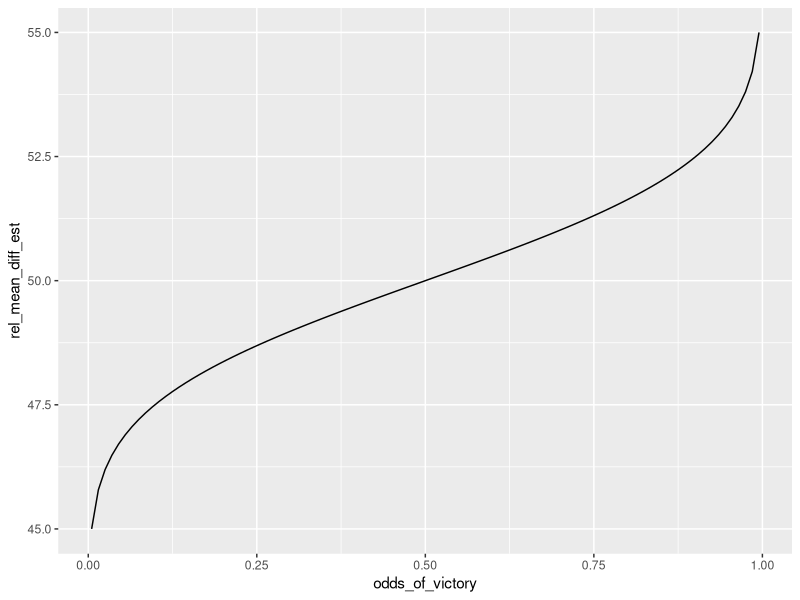
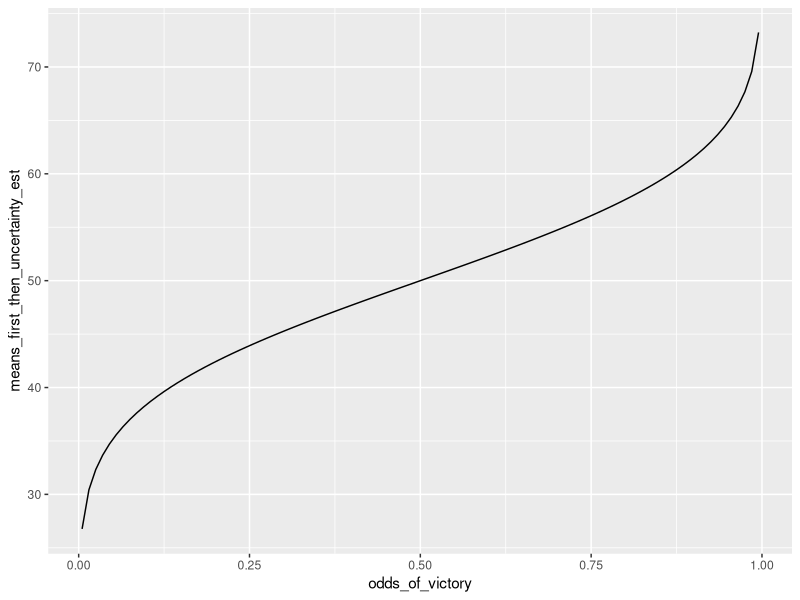
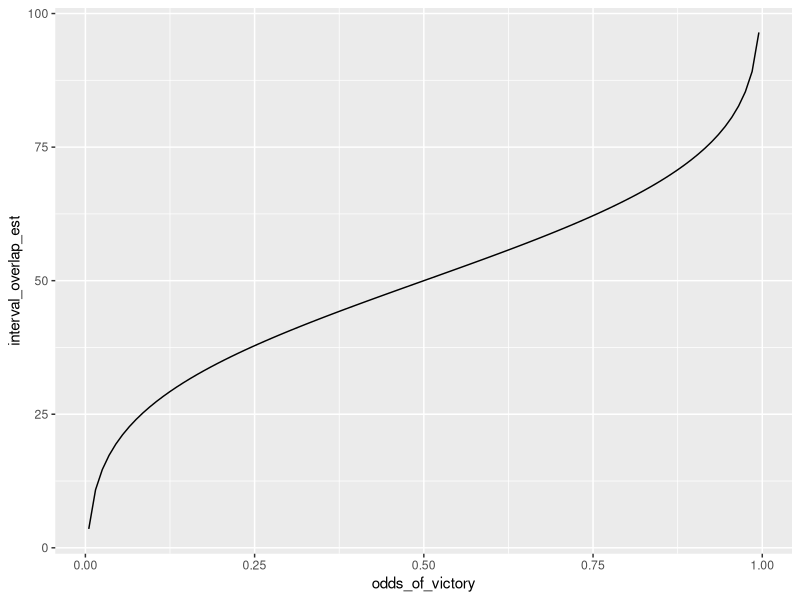
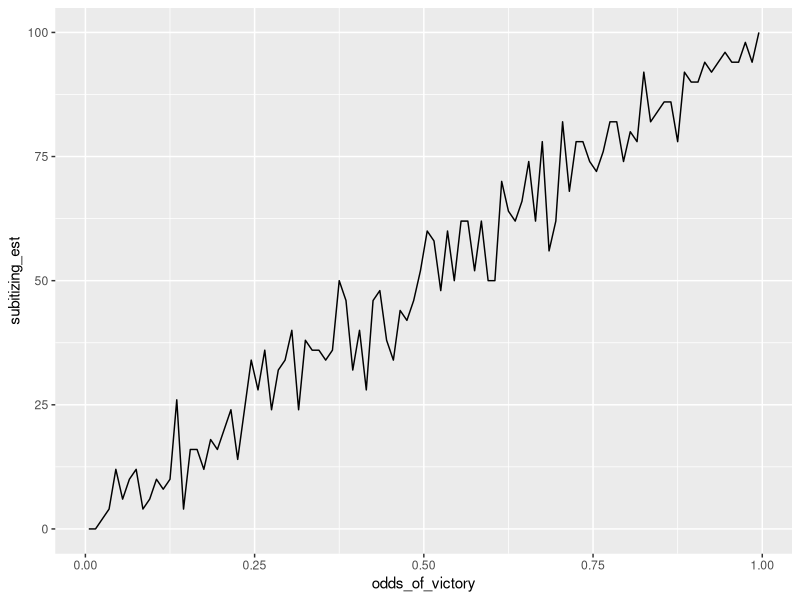
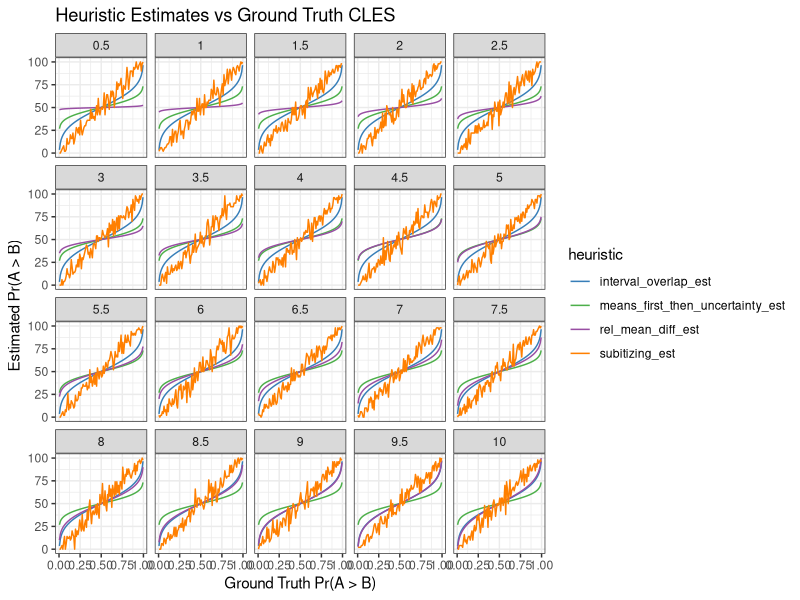
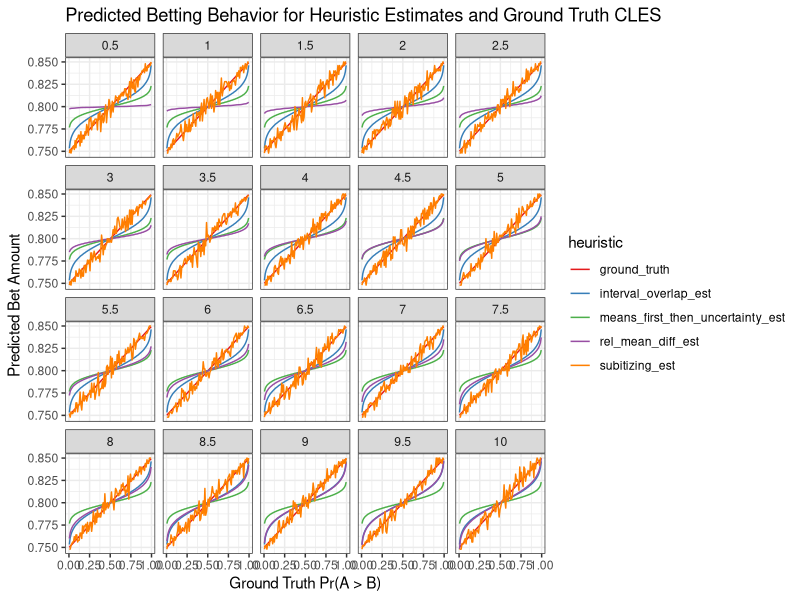

Generate these figures, in order, with R:
## ---- chunk 1
knitr::opts_chunk$set(echo = TRUE)
library(tidyverse)
library(gganimate)
library(RColorBrewer)
## ---- chunk 2
# set up possible data conditions dataframe
std_diff <- seq(0.5, 10, by=0.5) # different levels of uncertainty about the margin of victory
odds <- ppoints(100) # probability of team A winning
conds_df <- data.frame(
    "sd_diff" = sort(rep(std_diff, length(odds))),
    "odds_of_victory" = rep(odds, length(std_diff))
)

# add column for the mean difference
conds_df$mean_diff <- - (conds_df$sd_diff * qnorm(conds_df$odds_of_victory)) # mean(B - A)

# add additional columns which are necessary to compute heuristics
conds_df$max_abs_mean_diff <- max(abs(conds_df$mean_diff)) # for the baseline of relative mean difference heuristic
conds_df$sd_team <- sqrt(conds_df$sd_diff ^ 2 / 2) # assume equal and independent variances to get the standard deviation of possible scores for each team for the interval heuristics

# print
head(conds_df)
## ---- chunk 3
# relative mean difference heuristic
relative_mean_difference <- function(mean_diff, max_abs_mean_diff) {
  return(50 - 50 * mean_diff / max_abs_mean_diff)
}
# apply(conds_df, 1, function(df) relative_mean_difference(df['mean_diff'], df['max_abs_mean_diff']))
conds_df %>% filter(sd_diff==1) %>% rowwise() %>% mutate(rel_mean_diff_est = relative_mean_difference(mean_diff, max_abs_mean_diff)) %>% ggplot(aes(x=odds_of_victory,y=rel_mean_diff_est)) + geom_line()
## ---- chunk 4
# means first, then uncertainty heuristic
means_first_then_uncertainty <- function(mean_diff, sd_team) {
  interval_length <- qnorm(0.975)*sd_team - qnorm(0.025)*sd_team 
  return(50 - 50 * mean_diff / interval_length / 2) # assuming that the two intervals are the same length, so we don't need to take their average
}
conds_df %>% filter(sd_diff==1) %>% rowwise() %>% mutate(means_first_then_uncertainty_est = means_first_then_uncertainty(mean_diff, sd_team)) %>% ggplot(aes(x=odds_of_victory,y=means_first_then_uncertainty_est)) + geom_line()
## ---- chunk 5
# interval overlap heuristic
interval_overlap <- function(mean_diff, sd_team) {
  interval_length <- qnorm(0.975)*sd_team - qnorm(0.025)*sd_team # baseline for relative judgment (assuming that the two intervals are the same length, so we don't need to take their average)
  mean_teamA <- - mean_diff / 2 # relative to center
  mean_teamB <- mean_diff / 2 # relative to center
  # calculation depends on which mean is larger
  if(mean_teamA > mean_teamB) {
    interval_overlap <- (mean_teamB + interval_length / 2) - (mean_teamA - interval_length / 2) # upper bound of lower dist minus lower bound of higher dist
    return(100 - 50 * interval_overlap / interval_length) 
  } else { # mean_teamA < mean_teamB
    interval_overlap <- (mean_teamA + interval_length / 2) - (mean_teamB - interval_length / 2) # upper bound of lower dist minus lower bound of higher dist
    return( 50 * interval_overlap / interval_length)
  }
}
conds_df %>% filter(sd_diff==1) %>% rowwise() %>% mutate(interval_overlap_est = interval_overlap(mean_diff, sd_team)) %>% ggplot(aes(x=odds_of_victory,y=interval_overlap_est)) + geom_line()
## ---- chunk 6
# subitizing heuristic
subitizing <- function(mean_diff, sd_diff) {
  # simulate outcomes (should use the draws participants were actually shown)
  n <- 50
  draws <- rnorm(n, mean_diff, sd_diff)
  return(100 * sum(draws < 0) / n)
}
conds_df %>% filter(sd_diff==1) %>% rowwise() %>% mutate(subitizing_est = subitizing(mean_diff, sd_diff)) %>% ggplot(aes(x=odds_of_victory,y=subitizing_est)) + geom_line()
## ---- chunk 7
# need a consistent color scale for these heuristics
heuristics <- as.factor(c("ground_truth", "rel_mean_diff_est", "means_first_then_uncertainty_est", "interval_overlap_est", "subitizing_est"))
hColors <- brewer.pal(length(heuristics), "Set1")
names(hColors) <- levels(heuristics)
colScale <- scale_colour_manual(values = hColors)
## ---- chunk 8
conds_df %>% rowwise() %>% 
  mutate( # add heuristic estimates
    rel_mean_diff_est = relative_mean_difference(mean_diff, max_abs_mean_diff),
    means_first_then_uncertainty_est = means_first_then_uncertainty(mean_diff, sd_team),
    interval_overlap_est = interval_overlap(mean_diff, sd_team),
    subitizing_est = subitizing(mean_diff, sd_diff)
  ) %>% 
  gather(heuristic, est_CLES, rel_mean_diff_est, means_first_then_uncertainty_est, interval_overlap_est, subitizing_est) %>% # reshape
ggplot(aes(x = odds_of_victory, y = est_CLES, color = heuristic)) +
  geom_line() +
  colScale +
  theme_bw() +
  labs(title = "Heuristic Estimates vs Ground Truth CLES",
      x = "Ground Truth Pr(A > B)",
      y = "Estimated Pr(A > B)"
  ) +
  facet_wrap(~ sd_diff)
## ---- chunk 9
# set range of possible bets based on given budget and minimum bet
budget <- 1
min_bet <- 0.01
possible_bets <- seq(from=min_bet, to=budget, by=0.01) 

# create a tiered capital gains tax
tax_winnings <- function(winnings) {
  tiers <- append(seq(0, 2, by = 0.5), Inf)
  rates <- seq(0, .5, by = .1)
  taxed_winnings <- sum(diff(c(0, pmin(winnings, tiers))) * (1-rates))
  return(taxed_winnings)
}

# set cost of not betting
loss_rate <- 0.25
## ---- chunk 10
optimal_bet <- function(p_superiority_A) {
  # hack to catch p == 0
  if (p_superiority_A == 0) {
    p_superiority_A <- 0.001
  }
  # calculate utility over as set of possible bets at the given odds
  utility_in_dollars <- seq(from=-1, to=0, length.out = length(possible_bets))
  for (i in 1:length(possible_bets)) {
    utility_in_dollars[i] <- (1 - loss_rate)*(budget - possible_bets[i]) + p_superiority_A * tax_winnings(possible_bets[i] / p_superiority_A) # payoff proportional to risk
  }
  # determine the bet with the maximum expected utility
  return(max(utility_in_dollars))
}
## ---- chunk 11
conds_df %>% rowwise() %>% 
  mutate( # add heuristic estimates (as before)
    rel_mean_diff_est = relative_mean_difference(mean_diff, max_abs_mean_diff) / 100, # divide by 100 to align scale with ground truth
    means_first_then_uncertainty_est = means_first_then_uncertainty(mean_diff, sd_team) / 100,
    interval_overlap_est = interval_overlap(mean_diff, sd_team) / 100,
    subitizing_est = subitizing(mean_diff, sd_diff) / 100,
    ground_truth = odds_of_victory # add ground_truth for purpose of plotting estimated bets from ground truth as well as heuristics
  ) %>% 
  gather(heuristic, est_CLES, ground_truth, rel_mean_diff_est, means_first_then_uncertainty_est, interval_overlap_est, subitizing_est) %>% # reshape, this time including the ground truth as a factor
  rowwise() %>%
  mutate(bet_amount = optimal_bet(est_CLES)) %>% # apply optimal bet function
ggplot(aes(x = odds_of_victory, y = bet_amount, color = heuristic)) +
  geom_line() +
  colScale +
  theme_bw() +
  labs(title = "Predicted Betting Behavior for Heuristic Estimates and Ground Truth CLES",
      x = "Ground Truth Pr(A > B)",
      y = "Predicted Bet Amount"
  ) +
  facet_wrap(~ sd_diff)
## ---- chunk 12
tiers <- append(seq(0, 2, by = 0.5), Inf)
rates <- seq(0, .5, by = .1)
tax_table <- data.frame(
  tier = c("0 to 50 cents", "50 cents to $1", "$1 to$1.5", "$1.5 to $2", "more than $2"),
  tax_rate = c("10%", "20%", "30%", "40%", "50%")
)
print(tax_table)
## ---- chunk 13
# set up readable version of table
tiers <- append(seq(0, 2, by = 0.5), Inf)
rates <- seq(0, .5, by = .1)
tax_table <- data.frame(
  tier = c("0 to 50 cents", "50 cents to $1", "$1 to$1.5", "$1.5 to $2", "more than $2"),
  tax_rate = c("10%", "20%", "30%", "40%", "50%")
)
# print the table for the user's reference
print(tax_table)
